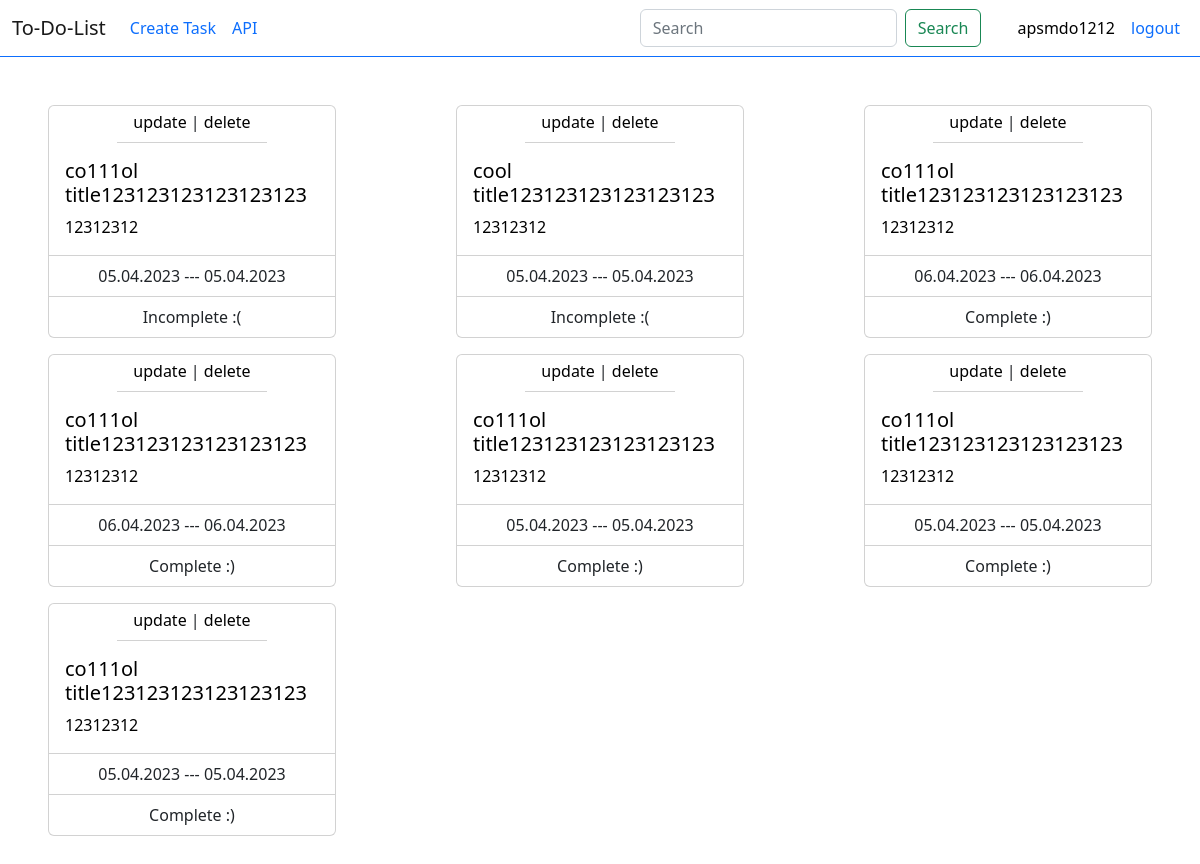
Page /all/ (signed in) on the committed database.
### ToDoList/models.py (models this page shows, shortened)
class Task(models.Model):
    user = models.ForeignKey(User, on_delete=models.CASCADE,
                             null=True, blank=True,
                             )
    title = models.CharField(max_length=50)
    description = models.CharField(max_length=15000,null=True,
                                   blank=True,
                                   )
    complete = models.BooleanField(default=False)
    color = models.CharField(max_length=20, choices=COLOR_LIST,
                              default='blue_bootstrp',
                             )
    created_at = models.DateTimeField(auto_now_add=True)
    updated_at = models.DateTimeField(auto_now=True)
    class Meta:
        verbose_name = 'Task'
        verbose_name_plural = 'Tasks'
        ordering = ['updated_at']

### ToDoList/views.py (the view)
# urls.py: path('all/', TaskList.as_view(), name='task_list'),
class TaskList(LoginRequiredMixin, ListView):
    model = Task
    context_object_name = 'tasks'
    template_name = 'ToDoList/task_list.html'
    def get_queryset(self):
        return Task.objects.filter(user=self.request.user).order_by('complete', '-updated_at')

### ToDoList/templates/ToDoList/task_list.html (shortened to what this page needs)
{% extends 'base.html' %}
{% block content %}
    {% if tasks %}
        <div class="card-deck d-flex justify-content-between flex-wrap m-5 ">
        {% for task in tasks %}
            <div class="card mb-3 align-self-start {{task.colors }}"  style="max-width: 18rem;">
                <div class="card-header bg-transparent {{task.colors}} pt-1 m-auto">
                    <a href="{% url 'edit_task' task.id %}" style="text-decoration: none; color: black"> update </a> |
                    <a href="{% url 'delete_task' task.id %}" style="text-decoration: none; color: black"> delete </a>
                </div>
                <div class="card-body ">
                    <a href="{% url 'task_details' task.id %}" style="text-decoration: none; color: black;" >
                        <h5 class="card-title">{{task.title|truncatechars:35}} </h5>
                        <p class="card-text {{task.colors}}">{{task.description|truncatechars:45}}</p>
                    </a>
                </div>
                <div class="card-footer bg-transparent {{ task.colors }} d-flex justify-content-center ">
                        {{ task.created_at|date:"d.m.Y" }} --- {{ task.updated_at|date:"d.m.Y" }}
                </div>
                <div class="card-footer bg-transparent {{ task.colors }} d-flex justify-content-center">
                    {% if task.complete %}
                        Complete :)
                    {% else %}
                        Incomplete :(
                    {% endif %}
                </div>
              </div>
        {% endfor%}
        </div>
    {% else %}
    <div class="d-flex justify-content-center">
        <h1>You don't have any task, <a href="{% url 'create_task' %}" style="text-decoration: none;" > Create </a></h1>
    </div>
    {% endif %}
{% endblock %}

### templates/base.html (shortened to what this page needs)
{% load static %}
<!DOCTYPE html>
<html lang="en">
<head>
    <link rel="stylesheet" href="{% static 'ToDoList/bootstrap/css/bootstrap.min.css'%}">
</head>
<body id="body_theme">
    {% include '_nav/_nav.html' %}
    {% block content %} base content {% endblock %}
</body>
</html>

### templates/_nav/_nav.html (shortened to what this page needs)
{% load static %}
<nav class="navbar navbar-expand-lg border-bottom border-primary mb-4">
    <div class="container-fluid">
      <a class="navbar-brand"
         href="{% if request.user.is_authenticated %} {% url 'task_list'%}
                {% else %} {% url 'index'%}
               {% endif %}"
               >
         To-Do-List
      </a>
      <div class="collapse navbar-collapse" id="navbarScroll">
        {% if request.user.is_authenticated %}
        <ul class="navbar-nav me-auto my-2 my-lg-0 navbar-nav-scroll"
            style="--bs-scroll-height: 100px;">
          <li class="nav-item">
            <a class="nav-link text-primary m-auto"
                href="{% url 'create_task' %}">Create Task
            </a>
          </li>
          <li class="nav-item">
            <a class="nav-link text-primary m-auto"
                href="{% url 'api:api-info'%}">API
            </a>
          </li>
        </ul>
        <form class="d-flex" role="search"
              method="POST" action="{% url 'searched' %}">
          <input class="form-control me-2" type="search"
                 name="searched" placeholder="Search"
                 aria-label="Search"
                 >
          <button class="btn btn-outline-success"  type="submit">Search</button>
        </form>
        {% endif %}
        <ul class="navbar-nav my-2 my-lg-0 navbar-nav-scroll
                  {% if request.user.is_authenticated %} ms-4
                  {% endif %}"
                  style="--bs-scroll-height: 100px;">
            {% if request.user.is_authenticated %}
                <li class="nav-item ms-1">
                    <p class="nav-link text-black m-auto">{{request.user}}</p>
                </li>
                <li class="nav-item">
                    <a class="nav-link text-primary " href="{% url 'logout' %}">
                      logout
                    </a>
                </li>
          {% endif %}
        </ul>
      </div>
    </div>
  </nav>

### rows in the picture
Task: title "co111ol title123123123123123123", description "12312312", created_at "05.04.2023", updated_at "05.04.2023", complete "Incomplete :("
Task: title "cool title123123123123123123", description "12312312", created_at "05.04.2023", updated_at "05.04.2023", complete "Incomplete :("
Task: title "co111ol title123123123123123123", description "12312312", created_at "06.04.2023", updated_at "06.04.2023", complete "Complete :)"
Task: title "co111ol title123123123123123123", description "12312312", created_at "06.04.2023", updated_at "06.04.2023", complete "Complete :)"
Task: title "co111ol title123123123123123123", description "12312312", created_at "05.04.2023", updated_at "05.04.2023", complete "Complete :)"
Task: title "co111ol title123123123123123123", description "12312312", created_at "05.04.2023", updated_at "05.04.2023", complete "Complete :)"
Task: title "co111ol title123123123123123123", description "12312312", created_at "05.04.2023", updated_at "05.04.2023", complete "Complete :)"

### other values in the picture
{{ request.user }} "apsmdo1212"
